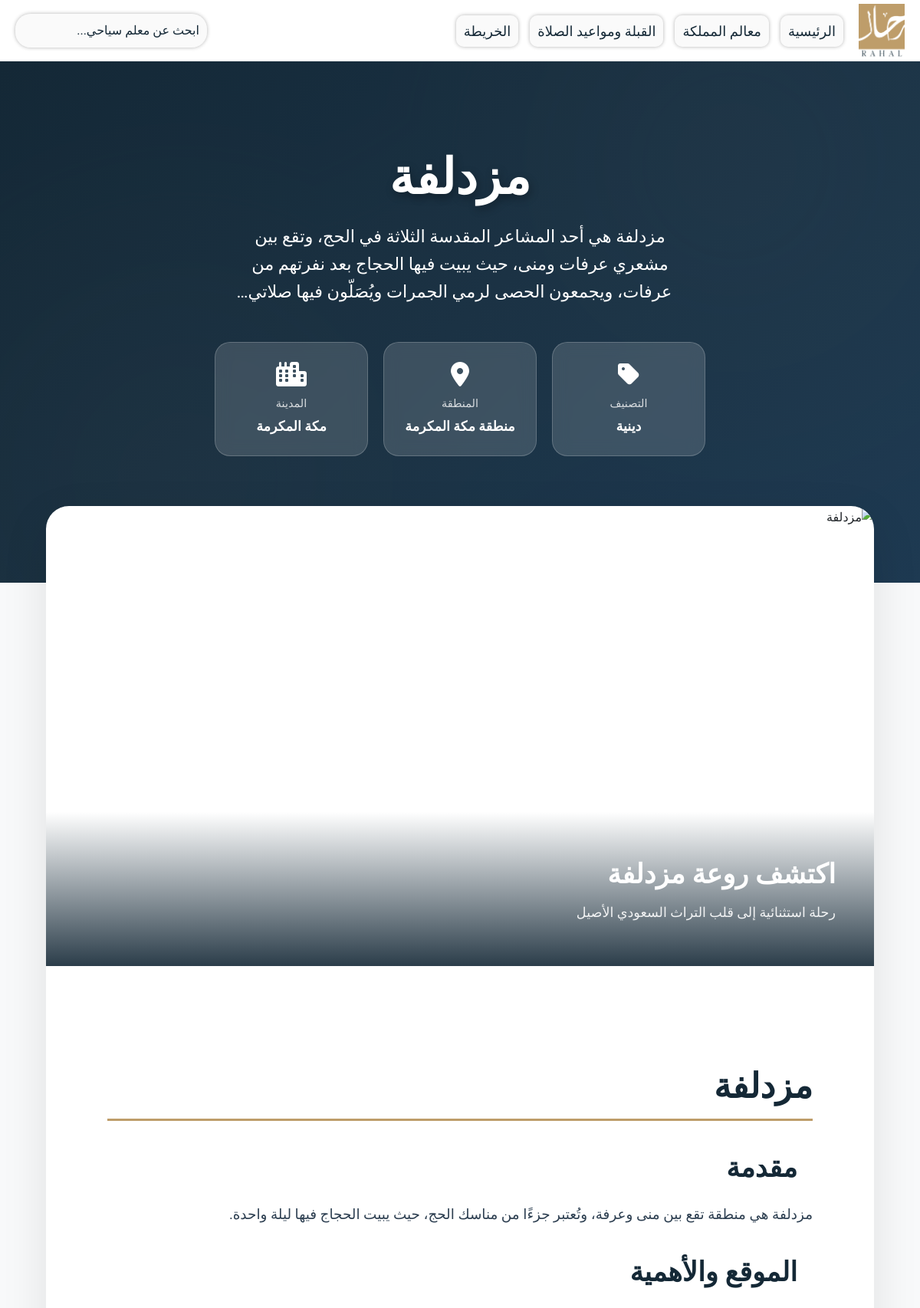
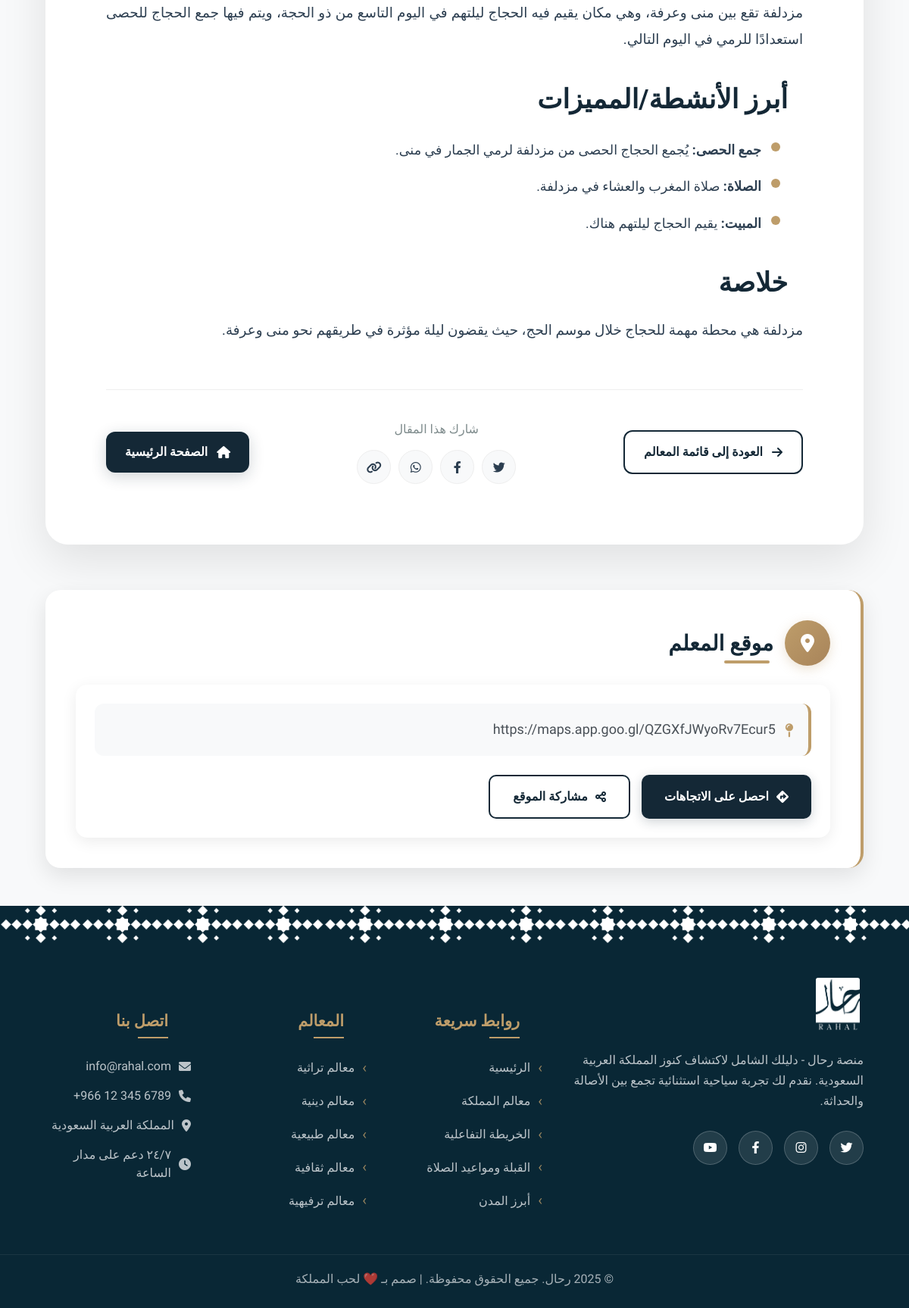
Page /assets/php/html_wrapper.php?file=Muzdalifah.html on the committed database (2 pictures, top to bottom).
### tables this page shows
CREATE TABLE `tourist_attractions` (
  `id` int(11) NOT NULL,
  `name` varchar(255) NOT NULL,
  `description` text DEFAULT NULL,
  `region_id` int(11) DEFAULT NULL,
  `city_id` int(11) DEFAULT NULL,
  `attraction_Priority` int(11) DEFAULT NULL,
  `location` varchar(255) DEFAULT NULL,
  `image_url` varchar(255) DEFAULT NULL,
  `html_file` varchar(255) DEFAULT NULL,
  `category` enum('تراثية','دينية','سياحية','ترفيهية','طبيعية','ثقافية') DEFAULT NULL
);

CREATE TABLE `regions` (
  `id` int(11) NOT NULL,
  `name` varchar(255) NOT NULL
);

CREATE TABLE `cities` (
  `id` int(11) NOT NULL,
  `name` varchar(255) NOT NULL,
  `region_id` int(11) DEFAULT NULL
);

### assets/php/db_connect.php (called while the page is built, shortened)
<?php
if (!function_exists('get_attraction_location')) {
    function get_attraction_location($conn, $attraction_id) {
        $stmt = $conn->prepare("SELECT location FROM tourist_attractions WHERE id = ?");
        $stmt->bind_param("i", $attraction_id);
        $stmt->execute();
        $result = $stmt->get_result();
        $location = $result->fetch_assoc();
        return $location;
    }
}
?>

### assets/php/html_wrapper.php (the view, shortened to what this page needs)
<?php
include __DIR__ . '/db_connect.php';
$target_html_file = $_GET['file'] ?? '';
$safe_file_name = $conn->real_escape_string($target_html_file);
$sql = "SELECT t.*, r.name as region_name, c.name as city_name
        FROM tourist_attractions t
        LEFT JOIN regions r ON t.region_id = r.id
        LEFT JOIN cities c ON t.city_id = c.id
        WHERE t.html_file = '{$safe_file_name}'";
$result = $conn->query($sql);
$attraction = $result->fetch_assoc();
$location_data = get_attraction_location($conn, $attraction['id']);
$content = ob_get_clean();
$content = preg_replace('/<style[^>]*>.*?<\/style>/is', '', $content);
$content = preg_replace('/<link[^>]*rel=["\']stylesheet["\'][^>]*>/i', '', $content);
?>
<!DOCTYPE html>
<html lang="ar" dir="rtl">
<head>
    <link href="https://cdn.jsdelivr.net/npm/bootstrap@5.3.8/dist/css/bootstrap.min.css" rel="stylesheet">
    <link rel="stylesheet" href="../css/style.css">
    <link rel="stylesheet" href="../css/article.css">
    <link rel="stylesheet" href="https://cdnjs.cloudflare.com/ajax/libs/font-awesome/6.0.0/css/all.min.css">
</head>
<body class="article-page">
    <section dir="ltr">
        <div class="navbar" id="navbar" style="background-color: white;" >
            <form method="GET" action="./search_results.php" class="search-form">
                <input dir="rtl" class="search-bar" type="text" name="query" placeholder="ابحث عن معلم سياحي...">
            </form>
            <div class="navbar-right-group">
                <ul class="nav-links" dir="rtl">
                    <li><a href="../../index.php">الرئيسية</a></li>
                    <li><a href="./attractions_list.php">معالم المملكة</a></li>
                    <li><a href="../html/Qibla.html">القبلة ومواعيد الصلاة</a></li>
                    <li><a href="../../index.php#map-section">الخريطة</a></li>
                </ul>
                <a href="../../index.php"><img loading="lazy" decoding="async" src="../images/logo/second-logo.png" alt="RahalLogo" id="logo"></a>
            </div>
        </div>
    </section>
    <header class="article-hero">
        <div class="hero-pattern"></div>
        <div class="hero-content">
            <h1 class="article-title fade-in"><?= htmlspecialchars($attraction['name']) ?></h1>
            <?php if (!empty($attraction['description'])): ?>
                <p class="article-subtitle fade-in"><?= htmlspecialchars($attraction['description']) ?></p>
            <?php endif; ?>
            <div class="article-meta-grid fade-in">
                <?php if ($attraction['category']): ?>
                    <div class="meta-card">
                        <i class="fas fa-tag meta-icon"></i>
                        <div class="meta-label">التصنيف</div>
                        <div class="meta-value"><?= htmlspecialchars($attraction['category']) ?></div>
                    </div>
                <?php endif; ?>
                <?php if ($attraction['region_name']): ?>
                    <div class="meta-card">
                        <i class="fas fa-map-marker-alt meta-icon"></i>
                        <div class="meta-label">المنطقة</div>
                        <div class="meta-value"><?= htmlspecialchars($attraction['region_name']) ?></div>
                    </div>
                <?php endif; ?>
                <?php if ($attraction['city_name']): ?>
                    <div class="meta-card">
                        <i class="fas fa-city meta-icon"></i>
                        <div class="meta-label">المدينة</div>
                        <div class="meta-value"><?= htmlspecialchars($attraction['city_name']) ?></div>
                    </div>
                <?php endif; ?>
            </div>
        </div>
    </header>
    <main class="article-main">
        <div class="article-container">
            <article class="article-card">
                <?php if (!empty($attraction['image_url'])): ?>
                    <div class="article-featured-image">
                        <img loading="lazy" decoding="async" src="<?= htmlspecialchars($attraction['image_url']) ?>"
                        alt="<?= htmlspecialchars($attraction['name']) ?>">
                        <div class="image-overlay">
                            <h2>اكتشف روعة <?= htmlspecialchars($attraction['name']) ?></h2>
                            <p>رحلة استثنائية إلى قلب التراث السعودي الأصيل</p>
                        </div>
                    </div>
                <?php endif; ?>
                <div class="article-body">
                    <div class="article-content">
                        <?= $content ?>
                    </div>
                    <div class="article-navigation">
                        <a href="attractions_list.php" class="nav-btn back">
                            <i class="fas fa-arrow-right"></i>
                            العودة إلى قائمة المعالم
                        </a>
                        <div class="article-share">
                            <div class="share-text">شارك هذا المقال</div>
                            <div class="share-buttons">
                                <a href="#" class="share-btn" title="Share on Twitter">
                                    <i class="fab fa-twitter"></i>
                                </a>
                                <a href="#" class="share-btn" title="Share on Facebook">
                                    <i class="fab fa-facebook-f"></i>
                                </a>
                                <a href="#" class="share-btn" title="Share on WhatsApp">
                                    <i class="fab fa-whatsapp"></i>
                                </a>
                                <a href="#" class="share-btn" title="Copy link">
                                    <i class="fas fa-link"></i>
                                </a>
                            </div>
                        </div>
                        <a href="../../index.php" class="nav-btn home">
                            <i class="fas fa-home"></i>
                            الصفحة الرئيسية
                        </a>
                    </div>
                </div>
            </article>
            <?php if ($location_data && !empty($location_data['location'])): ?>
            <section class="article-location">
                <div class="location-header">
                    <div class="location-icon">
                        <i class="fas fa-map-marker-alt"></i>
                    </div>
                    <h2 class="location-title">موقع المعلم</h2>
                </div>
                <div class="location-content">
                    <div class="location-info">
                        <div class="location-address">
                            <i class="fas fa-map-pin" style="color: #be9d6a;"></i>
                            <?= htmlspecialchars($location_data['location']) ?>
                        </div>
                        <div class="location-actions">
                            <a href="<?= htmlspecialchars($location_data['location']) ?>" target="_blank" class="location-btn" id="getDirections">
                                <i class="fas fa-directions"></i>
                                احصل على الاتجاهات
                            </a>
                            <button class="location-btn secondary" id="shareLocation" data-location="<?= htmlspecialchars($location_data['location']) ?>">
                                <i class="fas fa-share-alt"></i>
                                مشاركة الموقع
                            </button>
                        </div>
                    </div>
                </div>
            </section>
            <?php endif; ?>
        </div>
    </main>
    <footer class="footer">
        <div class="footer-top-pattern"></div>
        <div class="footer-content">
            <div class="footer-section">
                <div class="footer-brand">
                    <a href="../../index.php"><img loading="lazy" decoding="async" src="../images/logo/first-logo.png" alt="RahalLogo" class="footer-logo"></a>
                </div>
                <p class="footer-description">
                    منصة رحال - دليلك الشامل لاكتشاف كنوز المملكة العربية السعودية.
                    نقدم لك تجربة سياحية استثنائية تجمع بين الأصالة والحداثة.
                </p>
                <div class="footer-social">
                    <a href="#" class="social-link" title="Twitter">
                        <i class="fab fa-twitter"></i>
                    </a>
                    <a href="#" class="social-link" title="Instagram">
                        <i class="fab fa-instagram"></i>
                    </a>
                    <a href="#" class="social-link" title="Facebook">
                        <i class="fab fa-facebook-f"></i>
                    </a>
                    <a href="#" class="social-link" title="Youtube">
                        <i class="fab fa-youtube"></i>
                    </a>
                </div>
            </div>
            <div class="footer-section">
                <h3>روابط سريعة</h3>
                <ul class="footer-links">
                    <li><a href="../../index.php">الرئيسية</a></li>
                    <li><a href="./attractions_list.php">معالم المملكة</a></li>
                    <li><a href="../../index.php#map-section">الخريطة التفاعلية</a></li>
                    <li><a href="../html/Qibla.html">القبلة ومواعيد الصلاة</a></li>
                    <li><a href="../../index.php#cities-section">أبرز المدن</a></li>
                </ul>
            </div>
            <div class="footer-section">
                <h3>المعالم</h3>
                <ul class="footer-links">
                    <li><a href="./attractions_list.php?category=تراثية">معالم تراثية</a></li>
                    <li><a href="./attractions_list.php?category=دينية">معالم دينية</a></li>
                    <li><a href="./attractions_list.php?category=طبيعية">معالم طبيعية</a></li>
                    <li><a href="./attractions_list.php?category=ثقافية">معالم ثقافية</a></li>
                    <li><a href="./attractions_list.php?category=ترفيهية">معالم ترفيهية</a></li>
                </ul>
            </div>
            <div class="footer-section">
                <h3>اتصل بنا</h3>
                <div class="footer-contact">
                    <p><i class="fas fa-envelope"></i> info@rahal.com</p>
                    <p><i class="fas fa-phone"></i>  6789 345 12 966+</p>
                    <p><i class="fas fa-map-marker-alt"></i> المملكة العربية السعودية</p>
                    <p><i class="fas fa-clock"></i> ٢٤/٧ دعم على مدار الساعة</p>
                </div>
            </div>
        </div>
        <div class="footer-bottom">
            <p>© 2025 رحال. جميع الحقوق محفوظة. | صمم بـ ❤️ لحب المملكة</p>
        </div>
    </footer>
</body>
</html>

### assets/css/style.css (style rules this page uses)
* { margin: 0; padding: 0; box-sizing: border-box; }
body { height: 100vh ; width: 100%; background-color: #f8f9fa; scrollbar-color: #be9d6a transparent; scrollbar-width: thin; overflow-x: hidden; margin: 0; padding: 0; }
.navbar { position: fixed !important; top: 0 !important; left: 0 !important; right: 0 !important; width: 100%; height: 80px; display: flex; align-items: center; z-index: 1000; backdrop-filter: blur(10px); transition: all 0.5s ease; padding: 0 20px; }
.navbar-right-group { display: flex; align-items: center; gap: 20px; }
.navbar img { height: 70px; width: 60px; }
.nav-links { display: flex; list-style: none; gap: 15px; margin: 0; padding: 0; }
.nav-links li { display: inline-block; }
.nav-links a { text-decoration: none; color: #142836; font-size: large; padding: 10px; border-radius: 10px; font-family: 'Tajawal', sans-serif; font-weight: 400; background-color: rgba(242, 242, 242, 0.4); backdrop-filter: blur(10px); box-shadow: 0 0 5px rgba(0, 0, 0, 0.3); transition: background-color 0.3s ease; }
.search-bar { font-family: 'Tajawal', sans-serif; font-weight: 400; background-color: rgba(242, 242, 242, 0.4); backdrop-filter: blur(10px); -webkit-backdrop-filter: blur(10px); border: none; border-radius: 20px; padding: 10px; width: 250px; color: #142836; font-size: 16px; outline: none; box-shadow: 0 0 5px rgba(0, 0, 0, 0.3); transition: background-color 0.3s ease; }
.search-bar::placeholder { color: #142836; }
h3 { font-size: 48px; font-weight: 700; text-align: right; margin-right: 30px; margin-top: 50px; margin-bottom: 20px; font-family: 'Tajawal', sans-serif; color: #142836; position: relative; padding-bottom: 15px; }
.footer { width: 100vw; background-color: #092735; }
.footer-top-pattern { width: 100vw; height: 50px; background-image: url('../images/Pattern/pattern.png'); background-repeat: repeat-x; background-size: auto 100%; z-index: 3; }
.footer-content { max-width: 1200px; margin: 0 auto; padding: 40px 5% 20px; display: grid; grid-template-columns: 2fr 1fr 1fr 1fr; gap: 40px; position: relative; z-index: 2; }
.footer-logo { height: 80px; width: auto; margin-bottom: 20px; background-color: transparent; padding: 5px; border-radius: 8px; display: block; }
.footer-description { font-family: 'Tajawal', sans-serif; color: #e9ecef; opacity: 0.8; line-height: 1.7; margin-bottom: 25px; font-size: 1rem; text-align: right; }
.footer-social { display: flex; gap: 15px; }
.social-link { width: 45px; height: 45px; border-radius: 50%; background: rgba(255, 255, 255, 0.1); display: flex; align-items: center; justify-content: center; text-decoration: none; color: #ffffff; transition: all 0.3s ease; border: 1px solid rgba(255, 255, 255, 0.2); }
.footer-section h3 { font-family: 'Tajawal', sans-serif; color: #be9d6a; margin-bottom: 25px; font-size: 1.3rem; font-weight: 700; position: relative; padding-bottom: 10px; text-align: right; }
.footer-section h3::after { content: ''; position: absolute; bottom: 0; right: 0; width: 40px; height: 2px; background: #be9d6a; }
.footer-links { list-style: none; }
.footer-links li { margin-bottom: 15px; }
.footer-links a { color: #e9ecef; text-decoration: none; font-family: 'Tajawal', sans-serif; opacity: 0.8; transition: all 0.3s ease; display: flex; align-items: center; gap: 10px; text-align: right; }
.footer-links a::before { content: '›'; color: #be9d6a; font-size: 1.2rem; }
.footer-contact p { font-family: 'Tajawal', sans-serif; color: #e9ecef; opacity: 0.8; margin-bottom: 15px; display: flex; align-items: center; gap: 10px; text-align: right; }
.footer-bottom { text-align: center; margin-top: 20px; padding-top: 20px; border-top: 1px solid rgba(255, 255, 255, 0.1); font-family: 'Tajawal', sans-serif; color: #e9ecef; opacity: 0.7; max-width: 1200px; margin-left: auto; margin-right: auto; padding: 20px 5% 10px; }

### rows in the picture
tourist_attractions: name "مزدلفة", description "مزدلفة هي أحد المشاعر المقدسة الثلاثة في الحج، وتقع بين مشعري عرفات ومنى، حيث يبيت فيها الحجاج بعد نفرتهم من عرفات، ويجمعون الحصى لرمي الجمرات ويُصَلّون فيها…", category "دينية", region.name "منطقة مكة المكرمة", city.name "مكة المكرمة", location "https://maps.app.goo.gl/QZGXfJWyoRv7Ecur5"
